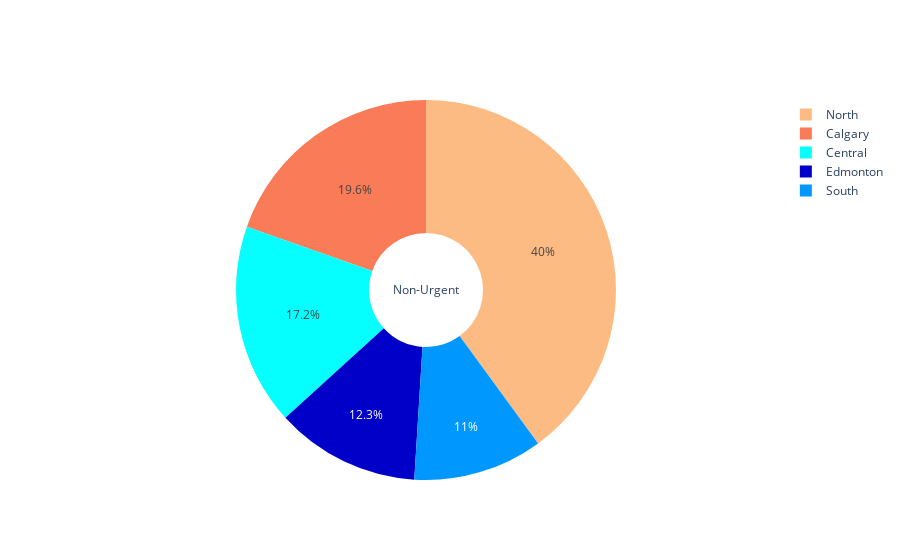

Notebook code cell kept with this figure:
### Code cell
import plotly.graph_objects as go

labels = ['Calgary','Central','Edmonton',
              'North', 'South']
values = [19.588017, 17.154658, 12.274585, 39.955358, 11.027381]
night_colors = ['rgb(249,123,87)', 'rgb(5, 255, 255)','rgb(0,0,200)',
                'rgb(253,187,132)', 'rgb(0,152,255)']
# Use `hole` to create a donut-like pie chart
fig = go.Figure(data=[go.Pie(labels=labels, values=values, title_text='Non-Urgent', marker_colors=night_colors, hole=.3)])
fig.show()

### Figure 1 — Plotly figure (JSON) as saved in the notebook; plotly's stock layout.template omitted (floating-point values rounded to 4 significant figures)
{"data": [{"hole": 0.3, "labels": ["Calgary", "Central", "Edmonton", "North", "South"], "marker": {"colors": ["rgb(249,123,87)", "rgb(5, 255, 255)", "rgb(0,0,200)", "rgb(253,187,132)", "rgb(0,152,255)"]}, "title": {"text": "Non-Urgent"}, "type": "pie", "values": [19.59, 17.15, 12.27, 39.96, 11.03]}], "layout": {}}
